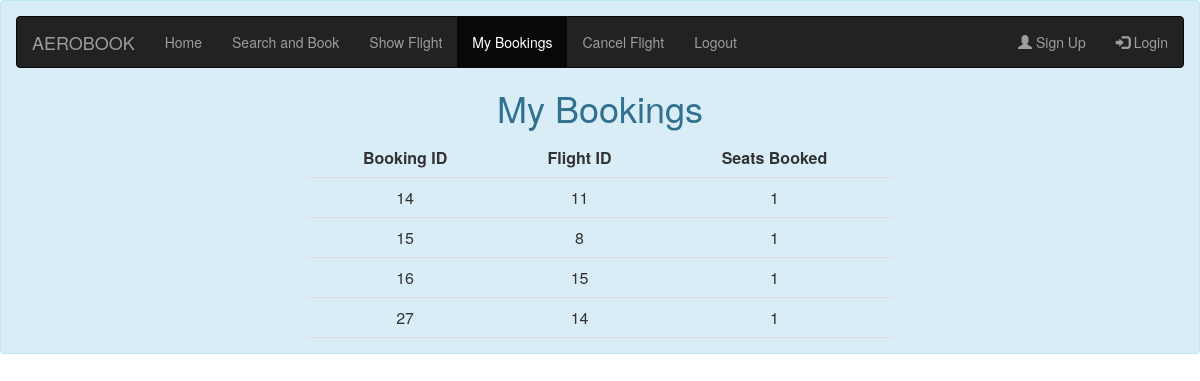
The app's page /my_bookings/ (signed in) with its own data.
### users/models.py (models this page shows)
class Booking(models.Model):
    user = models.ForeignKey(User, on_delete=models.CASCADE)
    flight = models.ForeignKey(Flight, on_delete=models.CASCADE)

class Flight(models.Model):
    date = models.DateField()
    time = models.TimeField()
    available_seats = models.IntegerField()

### users/views.py (the view)
# urls.py: path('my_bookings/', user_views.my_bookings, name='my_bookings'),
@login_required
def my_bookings(request):
    bookings = Booking.objects.filter(user=request.user)
    return render(request, 'users/my_bookings.html', {'bookings': bookings})

### users/templates/users/my_bookings.html (shortened to what this page needs)
<head>
  <link rel="stylesheet" href="https://maxcdn.bootstrapcdn.com/bootstrap/3.4.1/css/bootstrap.min.css">
</head>
<div class="alert alert-info" role="alert">
  <nav class="navbar navbar-inverse">
      <div class="container-fluid">
        <div class="navbar-header">
          <a class="navbar-brand" href="{% url 'home' %}">AEROBOOK</a>
        </div>
        <ul class="nav navbar-nav">
          <li><a href="{% url 'home' %}">Home</a></li>
          <li><a href="{% url 'search_flights' %}">Search and Book</a></li>
          <li><a href="{% url 'show_flights_user' %}">Show Flight</a></li>
          <li class="active"><a href="{% url 'my_bookings' %}">My Bookings</a></li>
          <li><a href="{% url 'cancel_flight' %}">Cancel Flight</a></li>
          <li><a href="{% url 'logout' %}">Logout</a></li>
        </ul>
        <ul class="nav navbar-nav navbar-right">
          <li><a href="{% url 'register' %}"><span class="glyphicon glyphicon-user"></span> Sign Up</a></li>
          <li><a href="{% url 'login' %}"><span class="glyphicon glyphicon-log-in"></span> Login</a></li>
        </ul>
      </div>
  </nav>
  <div style="margin: 0 auto; text-align: center;">
<h1>My Bookings</h1>
<table style="margin-left: auto; margin-right: auto;">
  <tr>
    <th>Booking ID</th>
    <th>Flight ID</th>
    <th>Seats Booked</th>
  </tr>
{% for booking in bookings %}
    <tr>
      <td>{{ booking.id }}</td>
      <td>{{ booking.flight.id }}</td>
      <td>1</td>
    </tr>
{% empty %}
  <p>No bookings found.</p>
{% endfor %}
</table>
  </div>

### users/templates/users/my_bookings.html (style rules this page uses)
table { border-collapse: collapse; width: 50%; }
th, td { padding: 8px; text-align: center; border-bottom: 1px solid #DDD; }

### records on screen
Booking: id "14", flight.id "11"
Booking: id "15", flight.id "8"
Booking: id "16", flight.id "15"
Booking: id "27", flight.id "14"
